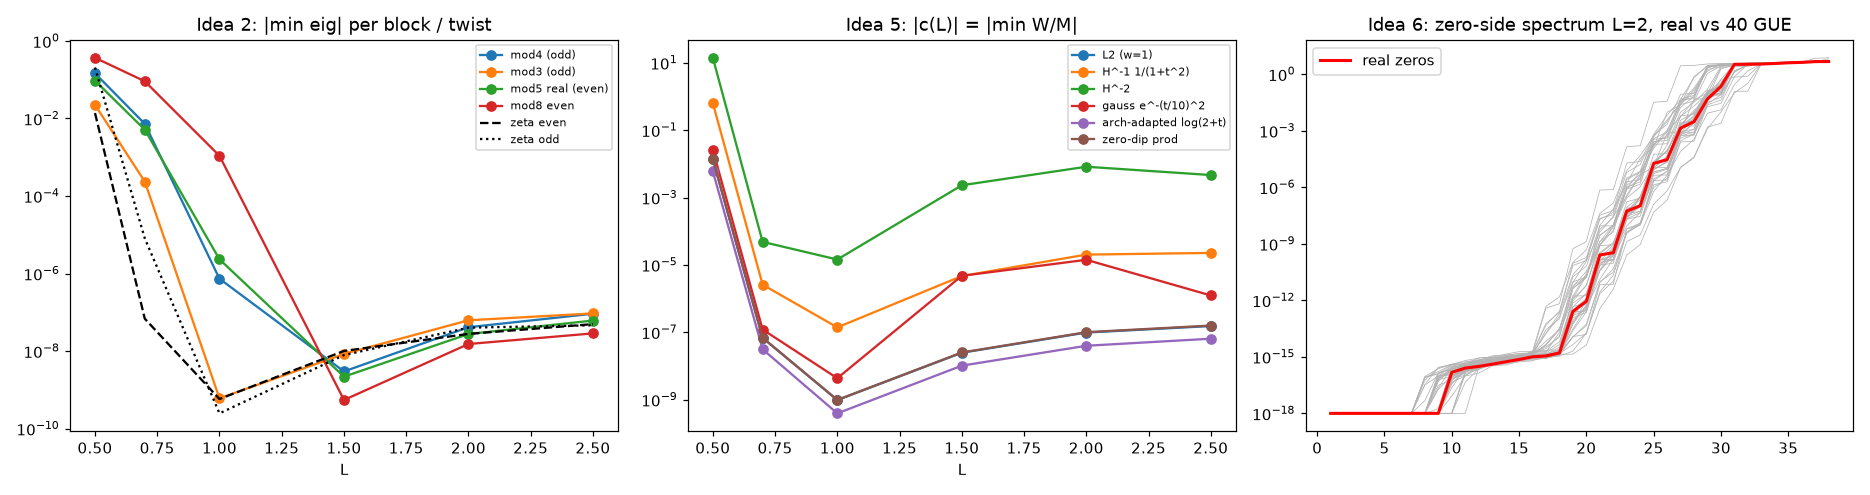

This figure's Python source:
"""Ideas 2 (symmetry splitting), 5 (reweighted metric), 6 (GUE bridge) for the Weil form W_L
(support [-L,L], 40-sine basis of place_margin). UNCERTIFIED float64."""
import numpy as np, math, os
from scipy.special import digamma
import matplotlib; matplotlib.use("Agg"); import matplotlib.pyplot as plt
import place_margin as pm
M=pm.M; T=pm.T; out=[]; P=lambda *a: (out.append(" ".join(str(x) for x in a)), print(*a, flush=True))
G=np.load("/tmp/zeta_zeros_600.npy")
def Bx(L): x=np.linspace(-L,L,4001); return x,x[1]-x[0],pm.basis_vals(x,L)
def primeform(L,chi=lambda n:1,jit=None,flip=()):
    x,dx,B=Bx(L); pr=np.zeros((M,M))
    for n in range(2,len(pm.LAM)):
        if pm.LAM[n]==0 or chi(n)==0: continue
        y=math.log(n)+(jit.get(n,0) if jit else 0)
        if y<=0 or y>=2*L: continue
        C=B@pm.basis_vals(x-y,L).T*dx; pr+=(-1 if n in flip else 1)*chi(n)*pm.LAM[n]/math.sqrt(n)*(C+C.T)
    return pr
def archform(L,a=0,q=1):
    F=pm.fhat(L); psi=digamma(0.25+a/2+0.5j*T).real
    A=((F*psi[None,:])@F.conj().T*0.02*2/(2*math.pi)).real; return A+(math.log(q)-math.log(math.pi))*np.eye(M),F
def poles(L): x,dx,B=Bx(L); return B@np.exp(-x/2)*dx, B@np.exp(x/2)*dx
def orth(cols):
    Q,_=np.linalg.qr(np.stack(cols,1)); return np.linalg.svd(np.eye(M)-Q@Q.T)[0][:,:M-len(cols)]
def mine(W,U): return np.linalg.eigvalsh(U.T@((W+W.T)/2)@U)
rng=np.random.default_rng(5); JIT={n:0.05*rng.normal() for n in range(2,len(pm.LAM))}
# parity: m odd -> even fn about 0, m even -> odd
par=np.array([1 if (m%2) else -1 for m in range(1,M+1)])
Ls=(0.5,0.7,1.0,1.5,2.0,2.5)
P("IDEA 2a. parity split. cross-block norm |W_eo|/|W|; min eig even block / odd block (pole-orth within block)")
P("   L   cross     real even    real odd   | jitter even  odd   | flip3 even  odd   | #<1e-6 even/odd (real)")
p2={}
for L in Ls:
    A,_=archform(L); a,b=poles(L); E=np.diag(par==1).astype(float); O=np.eye(M)-E
    res=[]
    for kw in ({},{"jit":JIT},{"flip":(3,)}):
        W=A-primeform(L,**kw)
        ue=orth([E@(a+b)])[:, :]; ue=ue[:, np.abs(O@ue).sum(0)<1e-8] if False else None
        # bases inside blocks
        Ie=np.where(par==1)[0]; Io=np.where(par==-1)[0]
        We=W[np.ix_(Ie,Ie)]; Wo=W[np.ix_(Io,Io)]
        ae=(a+b)[Ie]; ao=(a-b)[Io]
        Ue=np.linalg.svd(np.eye(len(Ie))-np.outer(ae,ae)/(ae@ae))[0][:,:-1]; Uo=np.linalg.svd(np.eye(len(Io))-np.outer(ao,ao)/(ao@ao))[0][:,:-1]
        ee=np.linalg.eigvalsh(Ue.T@We@Ue); eo=np.linalg.eigvalsh(Uo.T@Wo@Uo)
        res.append((ee,eo)); cross=np.linalg.norm(W[np.ix_(Ie,Io)])/np.linalg.norm(W) if not kw else cross
    p2[L]=res
    P("%.1f  %.1e   %+.2e  %+.2e  | %+.2e %+.2e | %+.2e %+.2e | %d/%d"%(L,cross,res[0][0][0],res[0][1][0],res[1][0][0],res[1][1][0],res[2][0][0],res[2][1][0],np.sum(res[0][0]<1e-6),np.sum(res[0][1]<1e-6)))
chis={"mod4 (odd)":(lambda n:[0,1,0,-1][n%4],1,4,6.0209),"mod3 (odd)":(lambda n:[0,1,-1][n%3],1,3,8.0397),
      "mod5 real (even)":(lambda n:[0,1,-1,-1,1][n%5],0,5,6.6485),"mod8 even":(lambda n:[0,1,0,-1,0,-1,0,1][n%8],0,8,3.5761)}
P("\nIDEA 2b. Dirichlet-twisted Weil forms W_L(chi) (no pole; arch psi(1/4+a/2+it/2)+log(q/pi)); min eig and #<1e-6 vs L; first zero gamma_1(chi) listed (literature values, not recomputed)")
p2b={}
for name,(chi,a,q,g1) in chis.items():
    row=[]
    for L in Ls:
        A,_=archform(L,a,q); W=A-primeform(L,chi); e=np.linalg.eigvalsh((W+W.T)/2)
        We=A-primeform(L,chi,flip=(3,) if chi(3) else (5,)); ef=np.linalg.eigvalsh((We+We.T)/2)[0]
        row.append((e[0],np.sum(e<1e-6),ef))
    p2b[name]=row
    P(" %-17s g1=%.2f  "%(name,g1)+"  ".join("L=%.1f:%+.1e(%d) flip%+.1e"%(L,*r) for L,r in zip(Ls,row)))
P("\nIDEA 5. generalised min eig c(L)=min W/M on pole-orth space, M_w = int |fhat|^2 w(t) dt/pi:")
fams={"L2 (w=1)":lambda t:np.ones_like(t),"H^-1 1/(1+t^2)":lambda t:1/(1+t**2),"H^-2":lambda t:1/(1+t**2)**2,
      "gauss e^-(t/10)^2":lambda t:np.exp(-(t/10)**2),"arch-adapted log(2+t)":lambda t:np.log(2+t),
      "zero-dip prod":None}
p5={}
for name,w in fams.items():
    row=[]
    for L in Ls:
        A,F=archform(L); a,b=poles(L); U=orth([a,b])
        if w is None:  # circular control: weight vanishing at first 10 zeros
            wt=np.prod([np.minimum(1,((T-g)/1.0)**2) for g in G[:10]],axis=0)
        else: wt=w(T)
        Mm=((F*wt[None,:])@F.conj().T*0.02*2/(2*math.pi)).real
        Mu=U.T@Mm@U; Mu=(Mu+Mu.T)/2
        res=[]
        for kw in ({},{"jit":JIT}):
            Wu=U.T@(A-primeform(L,**kw))@U; Wu=(Wu+Wu.T)/2
            em,V=np.linalg.eigh(Mu); keep=em>1e-12*em.max(); S=V[:,keep]/np.sqrt(em[keep])
            res.append(np.linalg.eigvalsh(S.T@Wu@S)[0])
        row.append(res)
    p5[name]=row
    P(" %-22s "%name+"  ".join("L=%.1f:%+.1e/j%+.1e"%(L,*r) for L,r in zip(Ls,row)))
P("\nIDEA 6. GUE bridge: zero-side forms Z=2 sum|fhat(g)|^2 (600 ordinates), real vs 40 GUE samples (same smooth density)")
import near_null_lib as nl
p6={}
for L in (1.0,2.0):
    a,b=poles(L); U=orth([a,b]); ez=np.linalg.eigvalsh(U.T@nl.zform(L,G)@U)
    S=[]
    r2=np.random.default_rng(11)
    for s in range(40): S.append(np.linalg.eigvalsh(U.T@nl.zform(L,nl.gue_fake(r2))@U))
    S=np.array(S); p6[L]=(ez,S)
    nn=lambda e:np.sum(e<1e-6); lg=lambda e:np.log10(np.maximum(e,1e-18))
    P(" L=%.1f near-null dim real %d, GUE mean %.1f sd %.1f range %d-%d"%(L,nn(ez),np.mean([nn(e) for e in S]),np.std([nn(e) for e in S]),min(nn(e) for e in S),max(nn(e) for e in S)))
    for k in (0,5,10,20,30,37):
        pct=np.mean(lg(S[:,k])<lg(ez[k]))*100
        P("   log10 lambda_%d real %+.2f  GUE mean %+.2f sd %.2f  real percentile %.0f%%"%(k+1,lg(ez[k]),lg(S[:,k]).mean(),lg(S[:,k]).std(),pct))
fig,ax=plt.subplots(1,3,figsize=(17,4.5))
for name,row in p2b.items(): ax[0].semilogy(Ls,[max(abs(r[0]),1e-16) for r in row],'o-',label=name)
ax[0].semilogy(Ls,[max(abs(p2[L][0][0][0]),1e-16) for L in Ls],'k--',label="zeta even");ax[0].semilogy(Ls,[max(abs(p2[L][0][1][0]),1e-16) for L in Ls],'k:',label="zeta odd")
ax[0].set_title("Idea 2: |min eig| per block / twist"); ax[0].legend(fontsize=7); ax[0].set_xlabel("L")
for name,row in p5.items(): ax[1].semilogy(Ls,[max(abs(r[0]),1e-16) for r in row],'o-',label=name)
ax[1].set_title("Idea 5: |c(L)| = |min W/M|"); ax[1].legend(fontsize=7); ax[1].set_xlabel("L")
ez,S=p6[2.0]; k=np.arange(1,39)
for e in S: ax[2].semilogy(k,np.maximum(e,1e-18),color='0.7',lw=.5)
ax[2].semilogy(k,np.maximum(ez,1e-18),'r',lw=2,label="real zeros"); ax[2].set_title("Idea 6: zero-side spectrum L=2, real vs 40 GUE"); ax[2].legend()
plt.tight_layout(); plt.savefig("ideas256.png",dpi=110); plt.savefig("/workspace/ideas256.png",dpi=110)
open("ideas256_results.txt","w").write("\n".join(out)+"\n")
